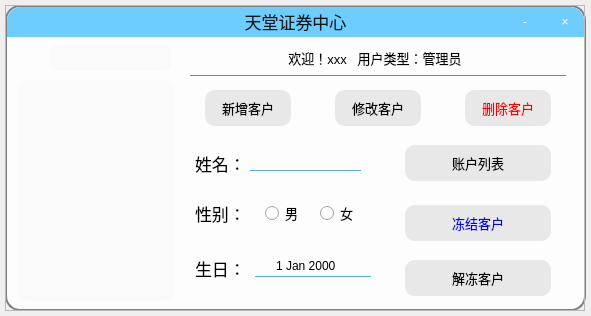
<?xml version="1.0" encoding="UTF-8"?>
<ui version="4.0">
 <class>Index</class>
 <widget class="QWidget" name="Index">
  <property name="geometry">
   <rect>
    <x>0</x>
    <y>0</y>
    <width>591</width>
    <height>316</height>
   </rect>
  </property>
  <property name="windowTitle">
   <string>天堂证券中心</string>
  </property>
  <widget class="QFrame" name="frame_window">
   <property name="geometry">
    <rect>
     <x>5</x>
     <y>5</y>
     <width>580</width>
     <height>306</height>
    </rect>
   </property>
   <property name="styleSheet">
    <string notr="true">QFrame[objectName=&quot;frame_window&quot;]
{
	border-radius:15px;
}</string>
   </property>
   <property name="frameShape">
    <enum>QFrame::StyledPanel</enum>
   </property>
   <property name="frameShadow">
    <enum>QFrame::Raised</enum>
   </property>
   <widget class="QPushButton" name="btn_close">
    <property name="geometry">
     <rect>
      <x>540</x>
      <y>2</y>
      <width>40</width>
      <height>30</height>
     </rect>
    </property>
    <property name="styleSheet">
     <string notr="true">QPushButton
{
	color:white;
	border-top-right-radius:14px;
	font: 20pt &quot;Calibri&quot;;/*字体*/
	background-color: rgba(255, 255, 255,0);/*背景色*/
	border:0px;
}
QPushButton:hover
{
	background-color: rgba(255, 255, 255,0.5);
	color: rgb(255, 0, 0);
}

</string>
    </property>
    <property name="text">
     <string>×</string>
    </property>
   </widget>
   <widget class="QPushButton" name="btn_minimize">
    <property name="geometry">
     <rect>
      <x>500</x>
      <y>2</y>
      <width>40</width>
      <height>30</height>
     </rect>
    </property>
    <property name="styleSheet">
     <string notr="true">QPushButton
{
	color:white;
	font: 20pt &quot;Calibri&quot;;/*字体*/
	background-color: rgba(255, 255, 255,0);/*背景色*/
	border:0px;
}
QPushButton:hover
{
	background-color: rgba(255, 255, 255,0.5);
	color: rgb(0, 0, 0)
}

</string>
    </property>
    <property name="text">
     <string>-</string>
    </property>
   </widget>
   <widget class="QLabel" name="lbl_title">
    <property name="geometry">
     <rect>
      <x>2</x>
      <y>2</y>
      <width>577</width>
      <height>30</height>
     </rect>
    </property>
    <property name="styleSheet">
     <string notr="true">font:17px;
color:rgb(20,20,20);
padding-bottom:1px;
border-top-left-radius:14px;
border-top-right-radius:14px;
background-color: rgb(110, 205, 255)</string>
    </property>
    <property name="text">
     <string>天堂证券中心</string>
    </property>
    <property name="alignment">
     <set>Qt::AlignCenter</set>
    </property>
   </widget>
   <widget class="QListView" name="lv_members">
    <property name="geometry">
     <rect>
      <x>13</x>
      <y>75</y>
      <width>156</width>
      <height>221</height>
     </rect>
    </property>
    <property name="styleSheet">
     <string notr="true">QListView
{
	border:0px solid gray;
	border-radius:10px;
	background-color: rgb(250, 250, 250);
	outline:0px;
}

QListView::item
{
	height:25px;
	border-radius:10px;
}

QListView::item:hover
{
	background-color: rgb(157, 213, 255);
	height:25px;
	border-radius:10px;
}

QListView::item:selected
{
	background-color: rgb(85, 170, 255);
	border-radius:10px;
	color:black;
}</string>
    </property>
   </widget>
   <widget class="QLineEdit" name="le_search">
    <property name="geometry">
     <rect>
      <x>45</x>
      <y>40</y>
      <width>121</width>
      <height>26</height>
     </rect>
    </property>
    <property name="styleSheet">
     <string notr="true">border:0px solid gray;
border-radius:7px;
padding-left:3px;
padding-bottom:2px;
font:13px;
background-color: rgb(250, 250, 250);</string>
    </property>
    <property name="text">
     <string/>
    </property>
   </widget>
   <widget class="QPushButton" name="btn_add_user">
    <property name="geometry">
     <rect>
      <x>200</x>
      <y>85</y>
      <width>86</width>
      <height>36</height>
     </rect>
    </property>
    <property name="styleSheet">
     <string notr="true">QPushButton
{
	border:0px solid gray;
	border-radius:10px;
	background-color: rgb(232, 232, 232);
	font:13px;
}
QPushButton::hover
{
	border:2px solid rgb(0, 170, 255);
}
</string>
    </property>
    <property name="text">
     <string>新增客户</string>
    </property>
   </widget>
   <widget class="QPushButton" name="btn_remove_user">
    <property name="geometry">
     <rect>
      <x>460</x>
      <y>85</y>
      <width>86</width>
      <height>36</height>
     </rect>
    </property>
    <property name="styleSheet">
     <string notr="true">QPushButton
{
	border:0px solid gray;
	border-radius:10px;
	background-color: rgb(232, 232, 232);
	color:red;
	font:13px;
}
QPushButton::hover
{
	border:2px solid red;
}
</string>
    </property>
    <property name="text">
     <string>删除客户</string>
    </property>
   </widget>
   <widget class="QPushButton" name="btn_edit_user">
    <property name="geometry">
     <rect>
      <x>330</x>
      <y>85</y>
      <width>86</width>
      <height>36</height>
     </rect>
    </property>
    <property name="styleSheet">
     <string notr="true">QPushButton
{
	border:0px solid gray;
	border-radius:10px;
	background-color: rgb(232, 232, 232);
	font:13px;
}
QPushButton::hover
{
	border:2px solid rgb(0, 170, 255);
}
</string>
    </property>
    <property name="text">
     <string>修改客户</string>
    </property>
   </widget>
   <widget class="QDateEdit" name="de_birthday">
    <property name="geometry">
     <rect>
      <x>250</x>
      <y>250</y>
      <width>116</width>
      <height>22</height>
     </rect>
    </property>
    <property name="styleSheet">
     <string notr="true">background-color: rgba(255, 255, 255,0);
border:1px solid white;
border-left-color: rgba(255, 255, 255,0);
border-right-color: rgba(255, 255, 255,0);
border-top-color: rgba(255, 255, 255,0);
border-bottom-color: rgb(85, 170, 255);
font: 15pt &quot;Calibri&quot;;</string>
    </property>
    <property name="alignment">
     <set>Qt::AlignCenter</set>
    </property>
   </widget>
   <widget class="QRadioButton" name="rb_male">
    <property name="geometry">
     <rect>
      <x>260</x>
      <y>195</y>
      <width>51</width>
      <height>26</height>
     </rect>
    </property>
    <property name="styleSheet">
     <string notr="true">font:13px</string>
    </property>
    <property name="text">
     <string>男</string>
    </property>
   </widget>
   <widget class="QRadioButton" name="rb_female">
    <property name="geometry">
     <rect>
      <x>315</x>
      <y>195</y>
      <width>51</width>
      <height>26</height>
     </rect>
    </property>
    <property name="styleSheet">
     <string notr="true">font:13px</string>
    </property>
    <property name="text">
     <string>女</string>
    </property>
   </widget>
   <widget class="QLineEdit" name="le_name">
    <property name="geometry">
     <rect>
      <x>245</x>
      <y>140</y>
      <width>111</width>
      <height>26</height>
     </rect>
    </property>
    <property name="styleSheet">
     <string notr="true">QLineEdit
{
	
	background-color: rgba(255, 255, 255,0);
	border:1px solid white;
	border-left-color: rgba(255, 255, 255,0);
	border-right-color: rgba(255, 255, 255,0);
	border-top-color: rgba(255, 255, 255,0);
	border-bottom-color: rgb(85, 170, 255);
	font: 15pt &quot;Calibri&quot;;
}

QLineEdit:hover
{
	border-bottom-color: rgba(85, 170, 255,0.6);
}</string>
    </property>
    <property name="alignment">
     <set>Qt::AlignCenter</set>
    </property>
   </widget>
   <widget class="QLabel" name="lbl_name">
    <property name="geometry">
     <rect>
      <x>190</x>
      <y>145</y>
      <width>66</width>
      <height>26</height>
     </rect>
    </property>
    <property name="styleSheet">
     <string notr="true">font:17px;</string>
    </property>
    <property name="text">
     <string>姓名：</string>
    </property>
   </widget>
   <widget class="QLabel" name="lbl_birthday">
    <property name="geometry">
     <rect>
      <x>190</x>
      <y>250</y>
      <width>66</width>
      <height>26</height>
     </rect>
    </property>
    <property name="styleSheet">
     <string notr="true">font:17px;</string>
    </property>
    <property name="text">
     <string>生日：</string>
    </property>
   </widget>
   <widget class="QLabel" name="lbl_sex">
    <property name="geometry">
     <rect>
      <x>190</x>
      <y>195</y>
      <width>66</width>
      <height>26</height>
     </rect>
    </property>
    <property name="styleSheet">
     <string notr="true">font:17px;</string>
    </property>
    <property name="text">
     <string>性别：</string>
    </property>
   </widget>
   <widget class="QPushButton" name="btn_account_list">
    <property name="geometry">
     <rect>
      <x>400</x>
      <y>140</y>
      <width>146</width>
      <height>36</height>
     </rect>
    </property>
    <property name="styleSheet">
     <string notr="true">QPushButton
{
	border:0px solid gray;
	border-radius:10px;
	background-color: rgb(232, 232, 232);
	font:13px;
}
QPushButton::hover
{
	border:2px solid rgb(0, 170, 255);
}
</string>
    </property>
    <property name="text">
     <string>账户列表</string>
    </property>
   </widget>
   <widget class="QPushButton" name="btn_freeze_user">
    <property name="geometry">
     <rect>
      <x>400</x>
      <y>200</y>
      <width>146</width>
      <height>36</height>
     </rect>
    </property>
    <property name="styleSheet">
     <string notr="true">QPushButton
{
	border:0px solid gray;
	border-radius:10px;
	background-color: rgb(232, 232, 232);
	color:blue;
	font:13px;
}
QPushButton::hover
{
	border:2px solid blue;
}
</string>
    </property>
    <property name="text">
     <string>冻结客户</string>
    </property>
   </widget>
   <widget class="QPushButton" name="btn_unfreeze_user">
    <property name="geometry">
     <rect>
      <x>400</x>
      <y>255</y>
      <width>146</width>
      <height>36</height>
     </rect>
    </property>
    <property name="styleSheet">
     <string notr="true">QPushButton
{
	border:0px solid gray;
	border-radius:10px;
	background-color: rgb(232, 232, 232);
	font:13px;
}
QPushButton::hover
{
	border:2px solid rgb(0, 170, 255);
}
</string>
    </property>
    <property name="text">
     <string>解冻客户</string>
    </property>
   </widget>
   <zorder>lbl_title</zorder>
   <zorder>btn_close</zorder>
   <zorder>btn_minimize</zorder>
   <zorder>lv_members</zorder>
   <zorder>le_search</zorder>
   <zorder>btn_add_user</zorder>
   <zorder>btn_remove_user</zorder>
   <zorder>btn_edit_user</zorder>
   <zorder>de_birthday</zorder>
   <zorder>rb_male</zorder>
   <zorder>rb_female</zorder>
   <zorder>le_name</zorder>
   <zorder>lbl_name</zorder>
   <zorder>lbl_birthday</zorder>
   <zorder>lbl_sex</zorder>
   <zorder>btn_account_list</zorder>
   <zorder>btn_freeze_user</zorder>
   <zorder>btn_unfreeze_user</zorder>
  </widget>
  <widget class="QFrame" name="frame_blur">
   <property name="geometry">
    <rect>
     <x>5</x>
     <y>5</y>
     <width>581</width>
     <height>306</height>
    </rect>
   </property>
   <property name="styleSheet">
    <string notr="true">background-color:rgba(255, 255, 255,0.9);
border:2px solid gray;
border-radius:15px;</string>
   </property>
   <property name="frameShape">
    <enum>QFrame::StyledPanel</enum>
   </property>
   <property name="frameShadow">
    <enum>QFrame::Raised</enum>
   </property>
  </widget>
  <widget class="QLabel" name="lbl_search">
   <property name="geometry">
    <rect>
     <x>18</x>
     <y>48</y>
     <width>23</width>
     <height>23</height>
    </rect>
   </property>
   <property name="styleSheet">
    <string notr="true">border-image:url(Resources/find_25x25.png);</string>
   </property>
   <property name="text">
    <string/>
   </property>
  </widget>
  <widget class="QLabel" name="lbl_welcome">
   <property name="geometry">
    <rect>
     <x>200</x>
     <y>45</y>
     <width>350</width>
     <height>26</height>
    </rect>
   </property>
   <property name="styleSheet">
    <string notr="true">background-color: rgba(85, 255, 255,0);
border:0px;
font: 13px;</string>
   </property>
   <property name="text">
    <string>欢迎！xxx   用户类型：管理员</string>
   </property>
   <property name="alignment">
    <set>Qt::AlignCenter</set>
   </property>
  </widget>
  <widget class="QLabel" name="lbl_state_div">
   <property name="geometry">
    <rect>
     <x>190</x>
     <y>75</y>
     <width>376</width>
     <height>1</height>
    </rect>
   </property>
   <property name="styleSheet">
    <string notr="true">background-color: rgba(85, 255, 255,0);
border:1px solid gray;
font: 13px;</string>
   </property>
   <property name="text">
    <string/>
   </property>
   <property name="alignment">
    <set>Qt::AlignCenter</set>
   </property>
  </widget>
  <zorder>frame_blur</zorder>
  <zorder>frame_window</zorder>
  <zorder>lbl_search</zorder>
  <zorder>lbl_state_div</zorder>
  <zorder>lbl_welcome</zorder>
 </widget>
 <layoutdefault spacing="6" margin="11"/>
 <resources/>
 <connections>
  <connection>
   <sender>btn_minimize</sender>
   <signal>clicked()</signal>
   <receiver>Index</receiver>
   <slot>btn_minimize_click()</slot>
   <hints>
    <hint type="sourcelabel">
     <x>544</x>
     <y>17</y>
    </hint>
    <hint type="destinationlabel">
     <x>590</x>
     <y>0</y>
    </hint>
   </hints>
  </connection>
  <connection>
   <sender>btn_close</sender>
   <signal>clicked()</signal>
   <receiver>Index</receiver>
   <slot>btn_close_click()</slot>
   <hints>
    <hint type="sourcelabel">
     <x>584</x>
     <y>20</y>
    </hint>
    <hint type="destinationlabel">
     <x>590</x>
     <y>0</y>
    </hint>
   </hints>
  </connection>
  <connection>
   <sender>lv_members</sender>
   <signal>clicked(QModelIndex)</signal>
   <receiver>Index</receiver>
   <slot>lv_members_click(QModelIndex)</slot>
   <hints>
    <hint type="sourcelabel">
     <x>115</x>
     <y>106</y>
    </hint>
    <hint type="destinationlabel">
     <x>139</x>
     <y>0</y>
    </hint>
   </hints>
  </connection>
  <connection>
   <sender>btn_add_user</sender>
   <signal>clicked()</signal>
   <receiver>Index</receiver>
   <slot>btn_add_user_click()</slot>
   <hints>
    <hint type="sourcelabel">
     <x>224</x>
     <y>107</y>
    </hint>
    <hint type="destinationlabel">
     <x>203</x>
     <y>0</y>
    </hint>
   </hints>
  </connection>
  <connection>
   <sender>btn_remove_user</sender>
   <signal>clicked()</signal>
   <receiver>Index</receiver>
   <slot>btn_remove_user_click()</slot>
   <hints>
    <hint type="sourcelabel">
     <x>501</x>
     <y>117</y>
    </hint>
    <hint type="destinationlabel">
     <x>291</x>
     <y>0</y>
    </hint>
   </hints>
  </connection>
  <connection>
   <sender>btn_edit_user</sender>
   <signal>clicked()</signal>
   <receiver>Index</receiver>
   <slot>btn_edit_user_click()</slot>
   <hints>
    <hint type="sourcelabel">
     <x>385</x>
     <y>116</y>
    </hint>
    <hint type="destinationlabel">
     <x>257</x>
     <y>0</y>
    </hint>
   </hints>
  </connection>
  <connection>
   <sender>btn_account_list</sender>
   <signal>clicked()</signal>
   <receiver>Index</receiver>
   <slot>btn_account_list_click()</slot>
   <hints>
    <hint type="sourcelabel">
     <x>484</x>
     <y>168</y>
    </hint>
    <hint type="destinationlabel">
     <x>433</x>
     <y>0</y>
    </hint>
   </hints>
  </connection>
  <connection>
   <sender>btn_freeze_user</sender>
   <signal>clicked()</signal>
   <receiver>Index</receiver>
   <slot>btn_freeze_user_click()</slot>
   <hints>
    <hint type="sourcelabel">
     <x>434</x>
     <y>213</y>
    </hint>
    <hint type="destinationlabel">
     <x>480</x>
     <y>-18</y>
    </hint>
   </hints>
  </connection>
  <connection>
   <sender>btn_unfreeze_user</sender>
   <signal>clicked()</signal>
   <receiver>Index</receiver>
   <slot>btn_unfreeze_user_click()</slot>
   <hints>
    <hint type="sourcelabel">
     <x>519</x>
     <y>279</y>
    </hint>
    <hint type="destinationlabel">
     <x>595</x>
     <y>270</y>
    </hint>
   </hints>
  </connection>
 </connections>
 <slots>
  <slot>btn_minimize_click()</slot>
  <slot>btn_close_click()</slot>
  <slot>lv_members_click(QModelIndex)</slot>
  <slot>btn_add_user_click()</slot>
  <slot>btn_remove_user_click()</slot>
  <slot>btn_edit_user_click()</slot>
  <slot>btn_account_list_click()</slot>
  <slot>btn_freeze_user_click()</slot>
  <slot>btn_unfreeze_user_click()</slot>
 </slots>
</ui>
